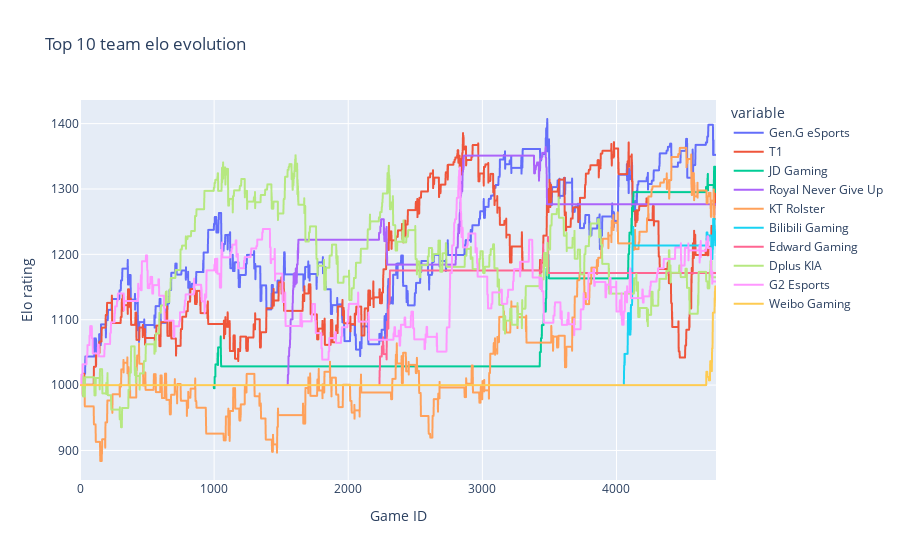

Notebook code cell kept with this figure:
### Code cell
# Plotting top 10 team (latest) elo evolution curve

import plotly.express as px

elo_df['Game ID'] = range(len(elo_df))
elo_df = elo_df.set_index('Game ID')

top_elo = elo_df.iloc[-1].sort_values(ascending=False).head(10)

top_elo_df = elo_df[top_elo.index]

fig = px.line(top_elo_df, title='Top 10 team elo evolution', labels={'value': 'Elo rating', 'index': 'Game ID'})
fig.show()

### Figure 1 — Plotly figure (JSON) as saved in the notebook; plotly's stock layout.template omitted (floating-point values rounded to 4 significant figures; data arrays with more than 128 entries replaced by an {"elided": "..."} marker saying what was removed)
{"data": [{"hovertemplate": "variable=Gen.G eSports<br>Game ID=%{x}<br>Elo rating=%{y}<extra></extra>", "legendgroup": "Gen.G eSports", "line": {"color": "#636efa", "dash": "solid"}, "marker": {"symbol": "circle"}, "mode": "lines", "name": "Gen.G eSports", "showlegend": true, "type": "scattergl", "x": {"elided": "4743 int values"}, "xaxis": "x", "y": {"elided": "4743 float values"}, "yaxis": "y"}, {"hovertemplate": "variable=T1<br>Game ID=%{x}<br>Elo rating=%{y}<extra></extra>", "legendgroup": "T1", "line": {"color": "#EF553B", "dash": "solid"}, "marker": {"symbol": "circle"}, "mode": "lines", "name": "T1", "showlegend": true, "type": "scattergl", "x": {"elided": "4743 int values"}, "xaxis": "x", "y": {"elided": "4743 float values"}, "yaxis": "y"}, {"hovertemplate": "variable=JD Gaming<br>Game ID=%{x}<br>Elo rating=%{y}<extra></extra>", "legendgroup": "JD Gaming", "line": {"color": "#00cc96", "dash": "solid"}, "marker": {"symbol": "circle"}, "mode": "lines", "name": "JD Gaming", "showlegend": true, "type": "scattergl", "x": {"elided": "4743 int values"}, "xaxis": "x", "y": {"elided": "4743 float values"}, "yaxis": "y"}, {"hovertemplate": "variable=Royal Never Give Up<br>Game ID=%{x}<br>Elo rating=%{y}<extra></extra>", "legendgroup": "Royal Never Give Up", "line": {"color": "#ab63fa", "dash": "solid"}, "marker": {"symbol": "circle"}, "mode": "lines", "name": "Royal Never Give Up", "showlegend": true, "type": "scattergl", "x": {"elided": "4743 int values"}, "xaxis": "x", "y": {"elided": "4743 float values"}, "yaxis": "y"}, {"hovertemplate": "variable=KT Rolster<br>Game ID=%{x}<br>Elo rating=%{y}<extra></extra>", "legendgroup": "KT Rolster", "line": {"color": "#FFA15A", "dash": "solid"}, "marker": {"symbol": "circle"}, "mode": "lines", "name": "KT Rolster", "showlegend": true, "type": "scattergl", "x": {"elided": "4743 int values"}, "xaxis": "x", "y": {"elided": "4743 float values"}, "yaxis": "y"}, {"hovertemplate": "variable=Bilibili Gaming<br>Game ID=%{x}<br>Elo rating=%{y}<extra></extra>", "legendgroup": "Bilibili Gaming", "line": {"color": "#19d3f3", "dash": "solid"}, "marker": {"symbol": "circle"}, "mode": "lines", "name": "Bilibili Gaming", "showlegend": true, "type": "scattergl", "x": {"elided": "4743 int values"}, "xaxis": "x", "y": {"elided": "4743 float values"}, "yaxis": "y"}, {"hovertemplate": "variable=Edward Gaming<br>Game ID=%{x}<br>Elo rating=%{y}<extra></extra>", "legendgroup": "Edward Gaming", "line": {"color": "#FF6692", "dash": "solid"}, "marker": {"symbol": "circle"}, "mode": "lines", "name": "Edward Gaming", "showlegend": true, "type": "scattergl", "x": {"elided": "4743 int values"}, "xaxis": "x", "y": {"elided": "4743 float values"}, "yaxis": "y"}, {"hovertemplate": "variable=Dplus KIA<br>Game ID=%{x}<br>Elo rating=%{y}<extra></extra>", "legendgroup": "Dplus KIA", "line": {"color": "#B6E880", "dash": "solid"}, "marker": {"symbol": "circle"}, "mode": "lines", "name": "Dplus KIA", "showlegend": true, "type": "scattergl", "x": {"elided": "4743 int values"}, "xaxis": "x", "y": {"elided": "4743 float values"}, "yaxis": "y"}, {"hovertemplate": "variable=G2 Esports<br>Game ID=%{x}<br>Elo rating=%{y}<extra></extra>", "legendgroup": "G2 Esports", "line": {"color": "#FF97FF", "dash": "solid"}, "marker": {"symbol": "circle"}, "mode": "lines", "name": "G2 Esports", "showlegend": true, "type": "scattergl", "x": {"elided": "4743 int values"}, "xaxis": "x", "y": {"elided": "4743 float values"}, "yaxis": "y"}, {"hovertemplate": "variable=Weibo Gaming<br>Game ID=%{x}<br>Elo rating=%{y}<extra></extra>", "legendgroup": "Weibo Gaming", "line": {"color": "#FECB52", "dash": "solid"}, "marker": {"symbol": "circle"}, "mode": "lines", "name": "Weibo Gaming", "showlegend": true, "type": "scattergl", "x": {"elided": "4743 int values"}, "xaxis": "x", "y": {"elided": "4743 float values"}, "yaxis": "y"}], "layout": {"legend": {"title": {"text": "variable"}, "tracegroupgap": 0}, "title": {"text": "Top 10 team elo evolution"}, "xaxis": {"anchor": "y", "domain": [0, 1], "title": {"text": "Game ID"}}, "yaxis": {"anchor": "x", "domain": [0, 1], "title": {"text": "Elo rating"}}}}
